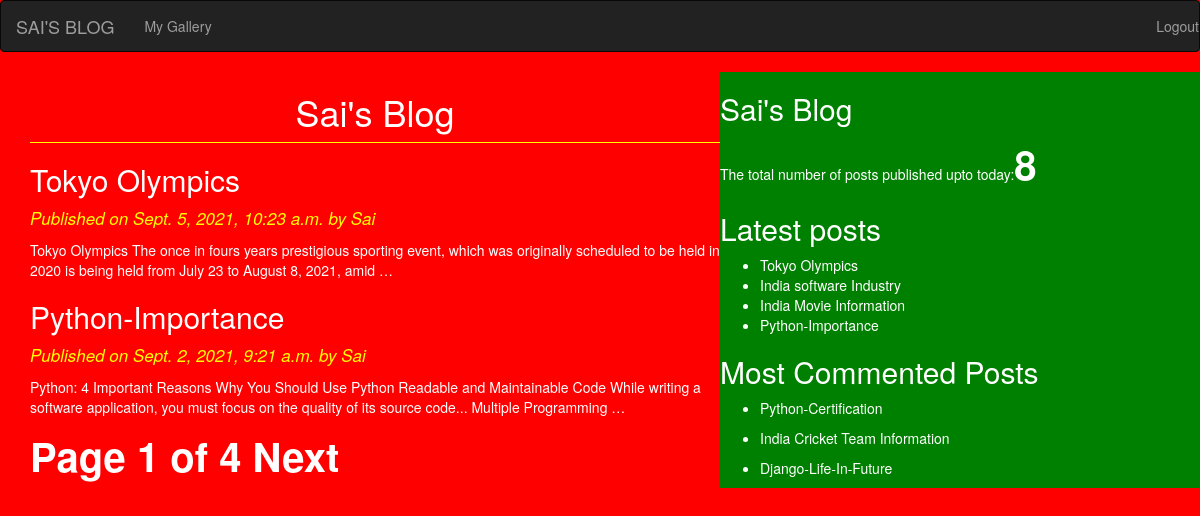
Page /post/ on the committed database.
### testapp/models.py (models this page shows)
class Post(models.Model):
    STATUS_CHOICES=(('draft','Draft'),('published','Published'))
    title=models.CharField(max_length=256)
    slug=models.SlugField(max_length=256,unique_for_date='publish')
    author=models.ForeignKey(User,related_name='blog_posts',on_delete=models.CASCADE)
    body=models.TextField()
    publish=models.DateTimeField(default=timezone.now)
    created=models.DateTimeField(auto_now_add=True)
    updated=models.DateTimeField(auto_now=True)
    status=models.CharField(max_length=10,choices=STATUS_CHOICES,default='draft')
    objects=CustomManager()
    class Meta:
        ordering=('-created',)
    def get_absolute_url(self):
        return reverse('post_detail',args=[self.publish.year,self.publish.strftime('%m'),self.publish.strftime('%d'),self.slug])

### testapp/views.py (the view)
# urls.py: path('post/',views.post_list_view),
def post_list_view(request):
    post_list=Post.objects.all()
    paginator=Paginator(post_list,2)
    page_number=request.GET.get('page')
    try:
        post_list=paginator.page(page_number)
    except PageNotAnInteger:
        post_list=paginator.page(1)
    except EmptyPage:
        post_list=paginator.page(paginator.num_pages)
    return render(request,'testapp/post_list.html',{'post_list':post_list})

### testapp/models.py (called while the page is built)
    def get_queryset(self):
        return super().get_queryset().filter(status='published')

### testapp/templatetags/testapp_tags.py (called while the page is built)
@register.simple_tag
def total_posts():
    return Post.objects.count()

@register.inclusion_tag('testapp/latestposts.html')
def show_latest_posts():
    latest_posts=Post.objects.order_by('-publish')[:4]
    return {'latest_posts':latest_posts}

@register.inclusion_tag('testapp/latestposts.html')
def get_most_commented_posts():
    latest_comments=Post.objects.annotate(total_comments=Count('comments')).order_by('-total_comments')[:3]
    return {'latest_comments':latest_comments}

### templates/testapp/post_list.html (shortened to what this page needs)
{%extends 'testapp/base.html'%}
  {%block content_block%}
          <h1>Sai's Blog</h1>
              {%for post in post_list%}
                  <a href='{{post.get_absolute_url}}'><h2> {{post.title}}</h2></a>
                  <p id='date'>Published on {{post.publish}} by {{post.author|title}}</P>
                  {{post.body|truncatewords:30|linebreaks}}
              {%endfor%}
              {%include 'testapp/paginator.html' with page=post_list%}
  {%endblock%}

### templates/testapp/latestposts.html
<ul>
  {%for post in latest_posts%}
  <li><a href='{{post.get_absolute_url}}'>{{post.title}}</a></li>
  {%endfor%}
</ul>
{%for post in latest_comments%}
  <ul>
    <li><a href='{{post.get_absolute_url}}'>{{post.title}}</a></li>
  </ul>
{%endfor%}

### static/css/blog.css (style rules this page uses)
body { background:red; color:white; }
h1 { text-align:center; border-bottom:1px solid yellow; padding-bottom:10px; }
#date { color:yellow; font-size:17px; font-style:Italic; }
a { color:white; text-decoration: none; }

### rows in the picture
Post: title "Tokyo Olympics", publish "Sept. 5, 2021, 10:23 a.m.", author "Sai", body "Tokyo Olympics The once in fours years prestigious sporting event, which was originally scheduled to be held in 2020 is being held from July 23 to August 8, 2021, amid …"
Post: title "Python-Importance", publish "Sept. 2, 2021, 9:21 a.m.", author "Sai", body "Python: 4 Important Reasons Why You Should Use Python Readable and Maintainable Code While writing a software application, you must focus on the quality of its source code... Multiple Programming …"
Post: title "India software Industry"
Post: title "India Movie Information"
Post: title "Python-Certification"
Post: title "India Cricket Team Information"
Post: title "Django-Life-In-Future"

### other values in the picture
{{ page.number }} "1"
{{ page.paginator.num_pages }} "4"
